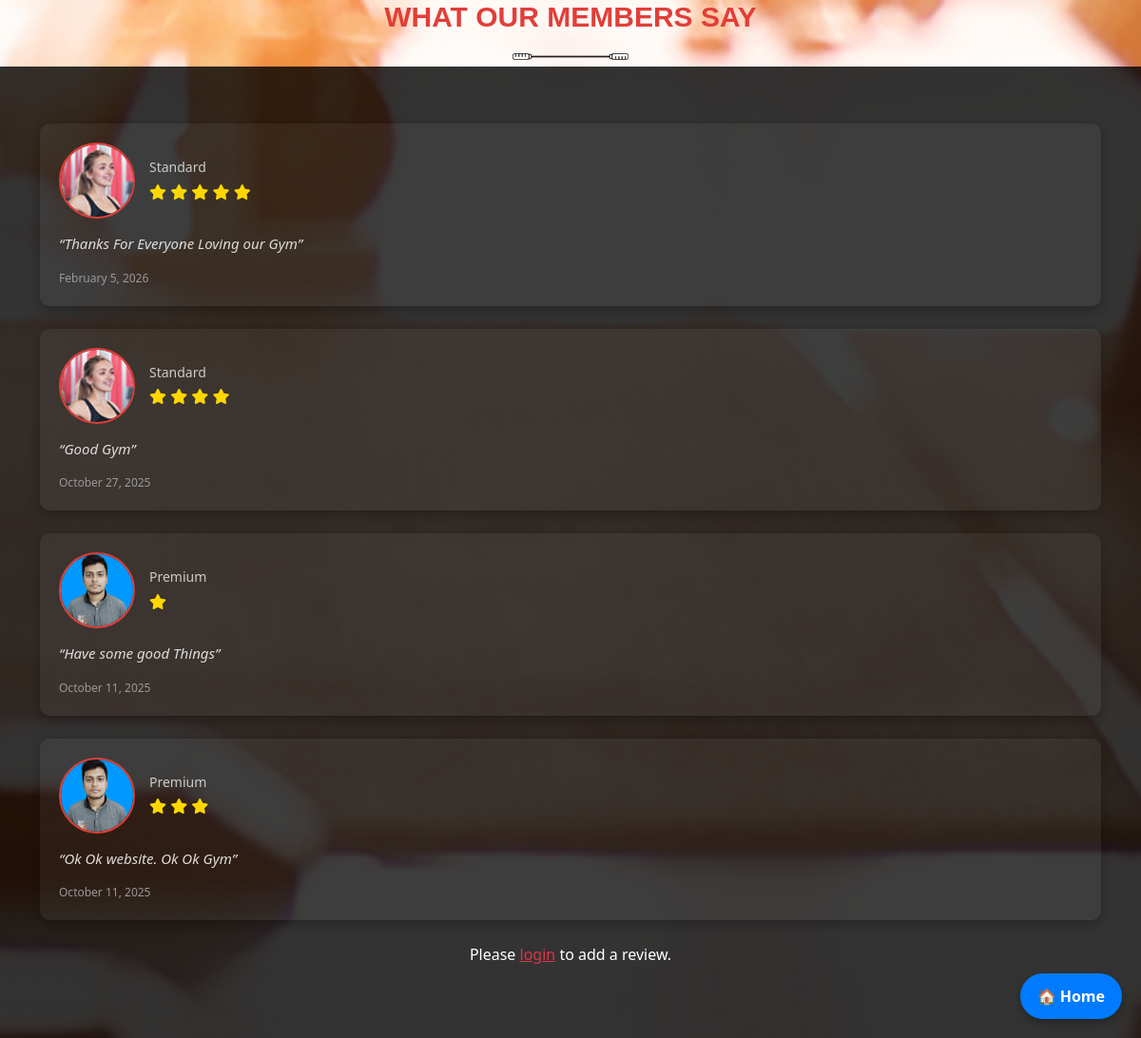
Page /testimonial/ on the committed database.
### frontend/models.py (models this page shows, shortened)
class Review(models.Model):
    user = models.ForeignKey(User, on_delete=models.CASCADE)
    rating = models.IntegerField(default=0)
    comment = models.TextField()
    created_at = models.DateTimeField(auto_now_add=True)

class Member(models.Model):
    name = models.CharField(max_length=100)
    email = models.EmailField(unique=True)
    phone = models.CharField(max_length=20, blank=True)
    address = models.TextField(blank=True)   # ✅ keep only one address
    photo = models.ImageField(upload_to='members/', blank=True, null=True)
    join_date = models.DateTimeField(auto_now_add=True)
    user = models.OneToOneField(User, on_delete=models.CASCADE, null=True, blank=True)
    plan = models.CharField(max_length=100, default="Basic")
    bio = models.TextField(blank=True, null=True)
    age = models.IntegerField(blank=True, null=True)
    gender = models.CharField(max_length=10, blank=True, null=True)
    date_of_birth = models.DateField(blank=True, null=True)
    facebook = models.URLField(blank=True, null=True)
    instagram = models.URLField(blank=True, null=True)

### frontend/views.py (the view)
# urls.py: path("testimonial/", views.testimonial, name="testimonial"),
def testimonial(request):
    reviews = Review.objects.select_related("user").order_by("-created_at")
    for review in reviews:
        review.member = getattr(review.user, "member", None)
    return render(request, "testimonial.html", {"reviews": reviews})

### templates/testimonial.html (shortened to what this page needs)
{% load static %}
<!DOCTYPE html>
<html lang="en">
<head>
  <link rel="stylesheet" href="{% static 'css/bootstrap.min.css' %}">
  <link rel="stylesheet" href="https://cdnjs.cloudflare.com/ajax/libs/font-awesome/6.5.0/css/all.min.css">
</head>
<body>
  <div class="heading_two text-center">
    <h2>What Our Members Say</h2>
    <img src="{% static 'images/icon.png' %}" alt="">
  </div>
  <section id="info_slide">
    <div class="overlay">
      <div class="container">
        {% for review in reviews %}
          <div class="testimonial-card mb-4">
            <div class="info_one">
              {% if review.member.photo %}
                <img src="{{ review.member.photo.url }}" alt="{{ review.member.name }}">
              {% else %}
                <img src="{% static 'images/default-avatar.png' %}" alt="Default Avatar">
              {% endif %}
              <div class="side">
                <h3>{{ review.member.plan }}</h3>
                <div class="rating">
                  {% for i in "12345" %}
                    {% if forloop.counter <= review.rating %}
                      <i class="fa fa-star"></i>
                    {% else %}
                      <i class="fa fa-star-o"></i>
                    {% endif %}
                  {% endfor %}
                </div>
              </div>
            </div>
            <div class="info_two">
              <p>“{{ review.comment }}”</p>
              <small>{{ review.created_at|date:"F j, Y" }}</small>
            </div>
          </div>
        {% empty %}
          <p class="text-center text-light">No reviews yet. Be the first to share your experience!</p>
        {% endfor %}
        {% if user.is_authenticated %}
          <div class="text-center mt-4">
            <a href="{% url 'add_review' %}" class="btn btn-primary px-4 py-2">Add Your Review</a>
          </div>
        {% else %}
          <p class="text-center mt-4">Please <a href="{% url 'login' %}" class="text-danger">login</a> to add a review.</p>
        {% endif %}
      </div>
    </div>
  </section>
  <a href="{% url 'home' %}"
   style="
     position: fixed;
     bottom: 20px;
     right: 20px;
     background:#007bff;
     padding:12px 18px;
     border-radius: 50px;
     color:white;
     font-weight:bold;
     text-decoration:none;
     font-size:16px;
     z-index: 9999;
     box-shadow:0 4px 8px rgba(0,0,0,0.3);
   ">
   🏠 Home
</a>
</body>
</html>

### rows in the picture
Review: member.photo (picture), member.plan "Standard", rating 5 (drawn), comment "Thanks For Everyone Loving our Gym", created_at "February 5, 2026"
Review: member.photo (picture), member.plan "Standard", rating 4 (drawn), comment "Good Gym", created_at "October 27, 2025"
Review: member.photo (picture), member.plan "Premium", rating 1 (drawn), comment "Have some good Things", created_at "October 11, 2025"
Review: member.photo (picture), member.plan "Premium", rating 3 (drawn), comment "Ok Ok website. Ok Ok Gym", created_at "October 11, 2025"
